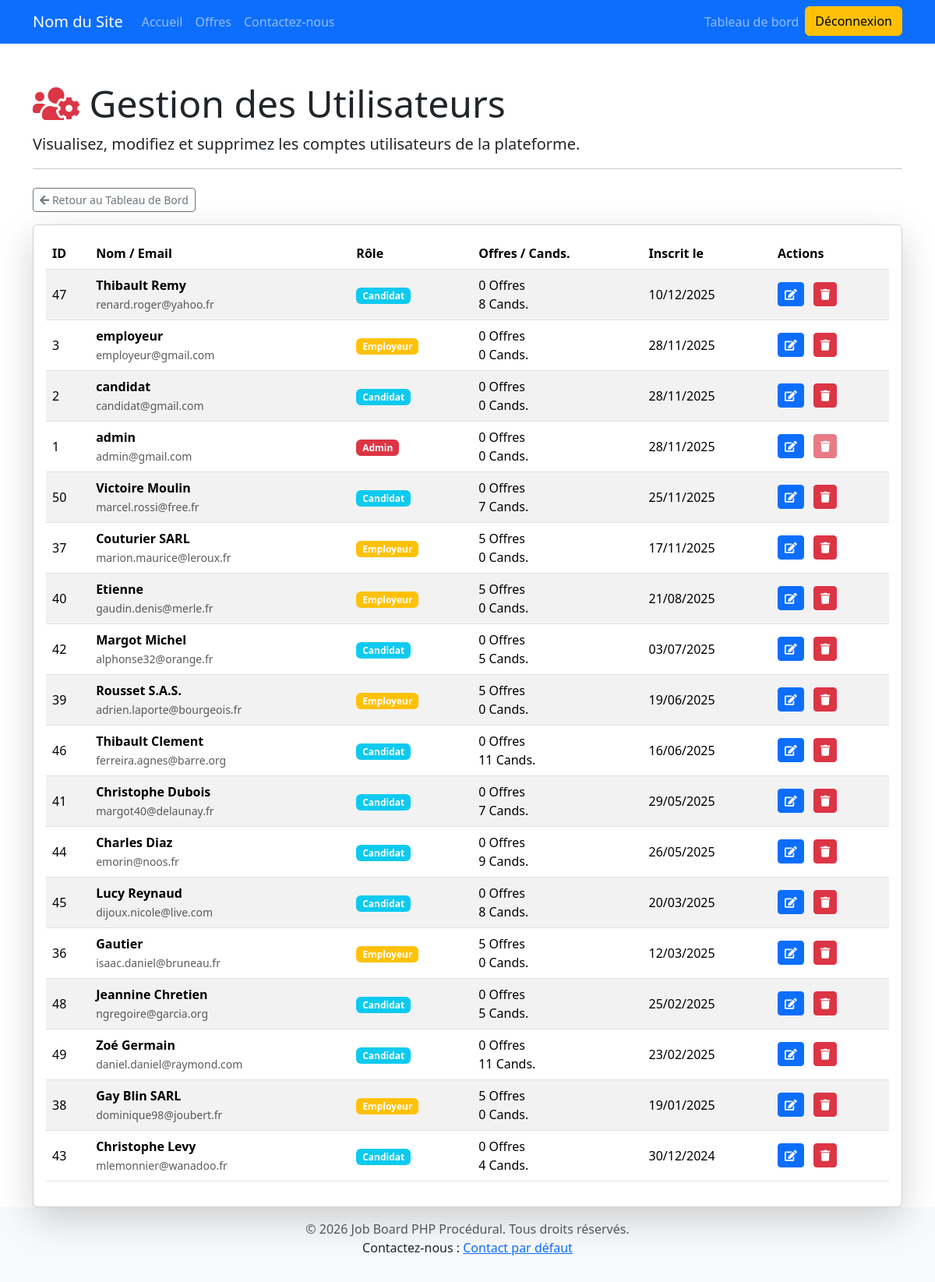
The page /index.php?page=admin_users (signed in) on the database its author committed.
### tables this page shows
CREATE TABLE `utilisateurs` (
  `id` int(11) NOT NULL,
  `nom` varchar(255) NOT NULL,
  `email` varchar(255) NOT NULL,
  `mot_de_passe` varchar(255) NOT NULL,
  `role` enum('candidat','employeur','admin') NOT NULL DEFAULT 'candidat',
  `date_inscription` datetime NOT NULL DEFAULT current_timestamp(),
  `photo_profil_chemin` varchar(255) DEFAULT NULL
);

### includes/functions.php (called while the page is built, shortened)
<?php
function get_all_users($pdo) {
    $sql = "SELECT
                id, nom, email, role, date_inscription,
                (SELECT COUNT(*) FROM candidatures WHERE candidat_id = u.id) AS total_candidatures,
                (SELECT COUNT(*) FROM offres_emploi WHERE employeur_id = u.id) AS total_offres
            FROM utilisateurs u
            ORDER BY date_inscription DESC";
    try {
        $stmt = $pdo->query($sql);
        return $stmt->fetchAll();
    } catch (PDOException $e) {
        error_log("DB Error fetching all users for admin: " . $e->getMessage());
        return [];
    }
}
?>

### views/admin_users.php (the view, shortened to what this page needs)
<?php
global $pdo;
$users = get_all_users($pdo);
?>
<div class="container mt-5">
    <header class="mb-4">
        <h1 class="display-5"><i class="fas fa-users-cog text-danger"></i> Gestion des Utilisateurs</h1>
        <p class="lead">Visualisez, modifiez et supprimez les comptes utilisateurs de la plateforme.</p>
        <hr>
    </header>
    <a href="index.php?page=dashboard_admin" class="btn btn-sm btn-outline-secondary mb-3">
        <i class="fas fa-arrow-left"></i> Retour au Tableau de Bord
    </a>
    <div class="card shadow-lg">
        <div class="card-body">
            <div class="table-responsive">
                <table class="table table-striped table-hover align-middle">
                    <thead>
                        <tr>
                            <th>ID</th>
                            <th>Nom / Email</th>
                            <th>Rôle</th>
                            <th>Offres / Cands.</th>
                            <th>Inscrit le</th>
                            <th>Actions</th>
                        </tr>
                    </thead>
                    <tbody>
                        <?php foreach ($users as $user): ?>
                        <tr>
                            <td><?php echo $user['id']; ?></td>
                            <td>
                                <strong><?php echo htmlspecialchars($user['nom']); ?></strong><br>
                                <small class="text-muted"><?php echo htmlspecialchars($user['email']); ?></small>
                            </td>
                            <td>
                                <span class="badge bg-<?php
                                    echo ($user['role'] === 'admin') ? 'danger' : '';
                                    echo ($user['role'] === 'employeur') ? 'warning' : '';
                                    echo ($user['role'] === 'candidat') ? 'info' : '';
                                ?> text-capitalize"><?php echo $user['role']; ?></span>
                            </td>
                            <td>
                                <?php echo $user['total_offres']; ?> Offres<br>
                                <?php echo $user['total_candidatures']; ?> Cands.
                            </td>
                            <td><?php echo date('d/m/Y', strtotime($user['date_inscription'])); ?></td>
                            <td>
                                <button type="button" class="btn btn-sm btn-primary me-2"
                                        data-bs-toggle="modal" data-bs-target="#editUserModal"
                                        data-user-id="<?php echo $user['id']; ?>"
                                        data-user-nom="<?php echo htmlspecialchars($user['nom']); ?>"
                                        data-user-email="<?php echo htmlspecialchars($user['email']); ?>"
                                        data-user-role="<?php echo $user['role']; ?>">
                                    <i class="fas fa-edit"></i>
                                </button>
                                <a href="process_admin_action.php?action=delete_user&id=<?php echo $user['id']; ?>"
                                   class="btn btn-sm btn-danger
                                       <?php echo ($user['id'] == ($_SESSION['user_id'] ?? 0)) ? 'disabled' : ''; ?>"
                                   onclick="return confirm('ATTENTION : Êtes-vous sûr de vouloir supprimer <?php echo htmlspecialchars($user['nom']); ?> ? Cette action est IRREVERSIBLE et supprime toutes les données associées (offres, candidatures).')">
                                    <i class="fas fa-trash"></i>
                                </a>
                            </td>
                        </tr>
                        <?php endforeach; ?>
                    </tbody>
                </table>
            </div>
        </div>
    </div>
</div>

### views/header.php (style rules this page uses)
body { padding-top: 56px; }

### rows shown on the page
utilisateurs: id "47", nom "Thibault Remy", email "renard.roger@yahoo.fr", role "Candidat", total_offres "0", total_candidatures "8", date_inscription "10/12/2025"
utilisateurs: id "3", nom "employeur", email "employeur@gmail.com", role "Employeur", total_offres "0", total_candidatures "0", date_inscription "28/11/2025"
utilisateurs: id "2", nom "candidat", email "candidat@gmail.com", role "Candidat", total_offres "0", total_candidatures "0", date_inscription "28/11/2025"
utilisateurs: id "1", nom "admin", email "admin@gmail.com", role "Admin", total_offres "0", total_candidatures "0", date_inscription "28/11/2025"
utilisateurs: id "50", nom "Victoire Moulin", email "marcel.rossi@free.fr", role "Candidat", total_offres "0", total_candidatures "7", date_inscription "25/11/2025"
utilisateurs: id "37", nom "Couturier SARL", email "marion.maurice@leroux.fr", role "Employeur", total_offres "5", total_candidatures "0", date_inscription "17/11/2025"
utilisateurs: id "40", nom "Etienne", email "gaudin.denis@merle.fr", role "Employeur", total_offres "5", total_candidatures "0", date_inscription "21/08/2025"
utilisateurs: id "42", nom "Margot Michel", email "alphonse32@orange.fr", role "Candidat", total_offres "0", total_candidatures "5", date_inscription "03/07/2025"
utilisateurs: id "39", nom "Rousset S.A.S.", email "adrien.laporte@bourgeois.fr", role "Employeur", total_offres "5", total_candidatures "0", date_inscription "19/06/2025"
utilisateurs: id "46", nom "Thibault Clement", email "ferreira.agnes@barre.org", role "Candidat", total_offres "0", total_candidatures "11", date_inscription "16/06/2025"
utilisateurs: id "41", nom "Christophe Dubois", email "margot40@delaunay.fr", role "Candidat", total_offres "0", total_candidatures "7", date_inscription "29/05/2025"
utilisateurs: id "44", nom "Charles Diaz", email "emorin@noos.fr", role "Candidat", total_offres "0", total_candidatures "9", date_inscription "26/05/2025"
utilisateurs: id "45", nom "Lucy Reynaud", email "dijoux.nicole@live.com", role "Candidat", total_offres "0", total_candidatures "8", date_inscription "20/03/2025"
utilisateurs: id "36", nom "Gautier", email "isaac.daniel@bruneau.fr", role "Employeur", total_offres "5", total_candidatures "0", date_inscription "12/03/2025"
utilisateurs: id "48", nom "Jeannine Chretien", email "ngregoire@garcia.org", role "Candidat", total_offres "0", total_candidatures "5", date_inscription "25/02/2025"
utilisateurs: id "49", nom "Zoé Germain", email "daniel.daniel@raymond.com", role "Candidat", total_offres "0", total_candidatures "11", date_inscription "23/02/2025"
utilisateurs: id "38", nom "Gay Blin SARL", email "dominique98@joubert.fr", role "Employeur", total_offres "5", total_candidatures "0", date_inscription "19/01/2025"
utilisateurs: id "43", nom "Christophe Levy", email "mlemonnier@wanadoo.fr", role "Candidat", total_offres "0", total_candidatures "4", date_inscription "30/12/2024"

### other values the page prints
$GLOBALS['settings']['site_name'] "Nom du Site"
$GLOBALS['settings']['contact_email'] "Contact par défaut"
